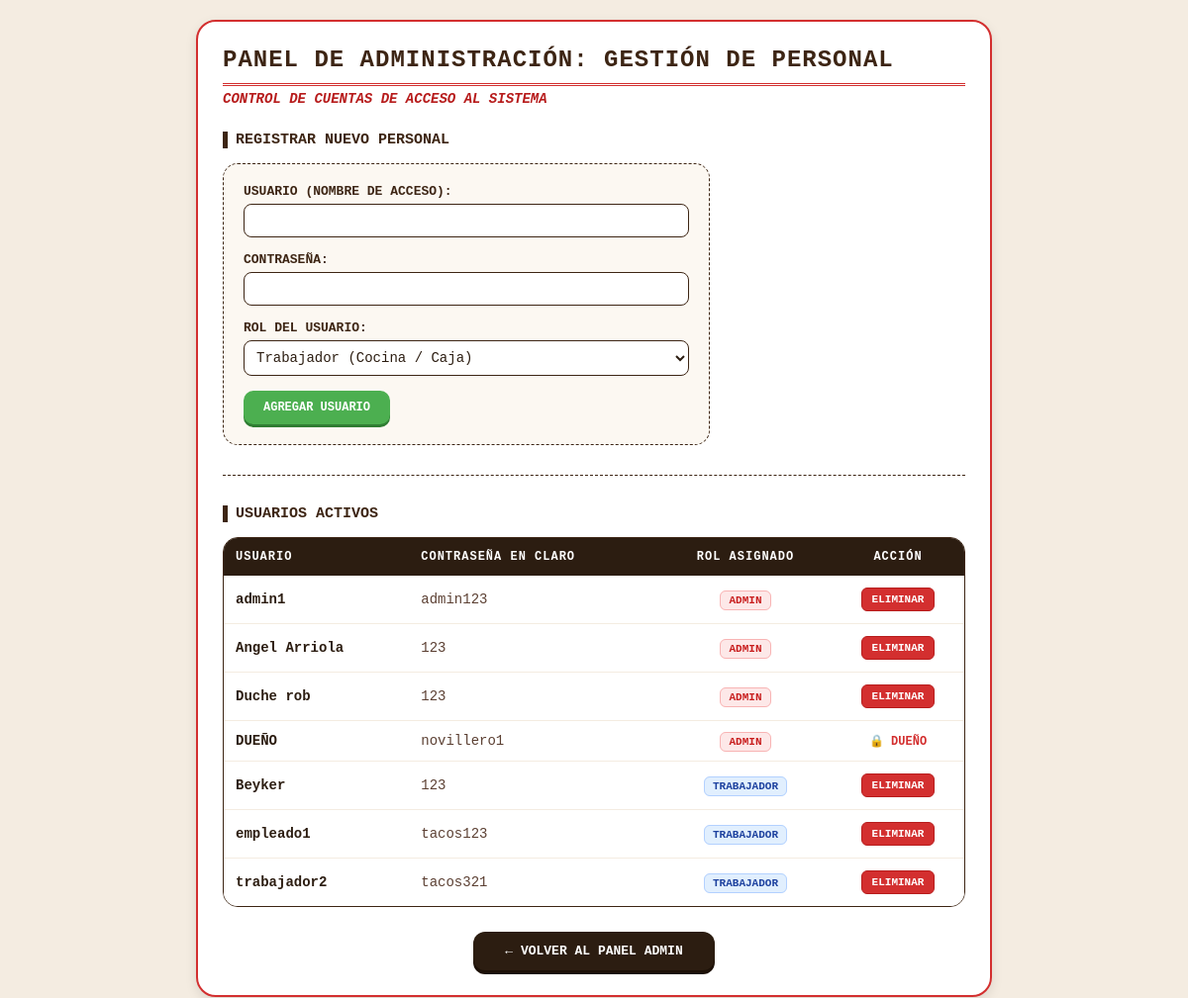
The app's page /gestionar_usuarios.php (signed in) with its own data.
### tables this page shows
CREATE TABLE `usuarios` (
  `id` int(11) NOT NULL,
  `usuario` varchar(50) NOT NULL,
  `contrasena` varchar(255) NOT NULL,
  `rol` enum('administrador','trabajador') NOT NULL
);

### gestionar_usuarios.php (the view, shortened to what this page needs)
<?php
$servidor   = "localhost";
$usuario_db = "root";
$pass_db    = "";
$base_datos = "taqueria_novillero";
$conexion = new mysqli($servidor, $usuario_db, $pass_db, $base_datos);
$resultado_usuarios = $conexion->query("SELECT id, usuario, contrasena, rol FROM usuarios ORDER BY rol, usuario");
?>
<!DOCTYPE html>
<html lang="es">
<head>
</head>
<body>
    <div class="container">
        <h2>Panel de Administración: Gestión de Personal</h2>
        <p class="sub-titulo">CONTROL DE CUENTAS DE ACCESO AL SISTEMA</p>
        <h3>Registrar Nuevo Personal</h3>
        <form action="gestionar_usuarios.php" method="POST" class="form-registro">
            <div class="form-group">
                <label>Usuario (Nombre de acceso):</label>
                <input type="text" name="usuario" required autocomplete="off">
            </div>
            <div class="form-group">
                <label>Contraseña:</label>
                <input type="text" name="contrasena" required autocomplete="off">
            </div>
            <div class="form-group">
                <label>Rol del Usuario:</label>
                <select name="rol">
                    <option value="trabajador">Trabajador (Cocina / Caja)</option>
                </select>
            </div>
            <button type="submit" name="agregar_usuario" class="btn-agregar">Agregar Usuario</button>
        </form>
        <hr style="border: 0; border-top: 1px dashed #3d2514; margin: 30px 0;">
        <h3>Usuarios Activos</h3>
        <table>
            <thead>
                <tr>
                    <th style="text-align: left;">Usuario</th>
                    <th style="text-align: left;">Contraseña en Claro</th>
                    <th style="text-align: center; width: 150px;">Rol asignado</th>
                    <th style="text-align: center; width: 110px;">Acción</th>
                </tr>
            </thead>
            <tbody>
                <?php if ($resultado_usuarios && $resultado_usuarios->num_rows > 0): ?>
                    <?php while ($user = $resultado_usuarios->fetch_assoc()): ?>
                        <tr>
                            <td><strong><?php echo htmlspecialchars($user['usuario']); ?></strong></td>
                            <td style="font-family: monospace; color: #5c4033;"><?php echo htmlspecialchars($user['contrasena']); ?></td>
                            <td style="text-align: center;">
                                <?php if ($user['rol'] == 'administrador'): ?>
                                    <span class="rol-tag rol-admin">Admin</span>
                                <?php else: ?>
                                    <span class="rol-tag rol-trabajador">Trabajador</span>
                                <?php endif; ?>
                            </td>
                            <td style="text-align: center;">
                                <?php if ($user['id'] == 7): ?>
                                    <span style="color: #d32f2f; font-weight: bold; font-size: 12px; text-transform: uppercase;">🔒 Dueño</span>
                                <?php else: ?>
                                    <a href="gestionar_usuarios.php?eliminar=<?php echo $user['id']; ?>"
                                       onclick="return confirm('¿Seguro que quieres eliminar permanentemente al usuario «<?php echo htmlspecialchars($user['usuario']); ?>»?');"
                                       class="btn-eliminar">
                                        Eliminar
                                    </a>
                                <?php endif; ?>
                            </td>
                        </tr>
                    <?php endwhile; ?>
                <?php else: ?>
                    <tr>
                        <td colspan="4" style="text-align: center; font-style: italic; padding: 20px;">No hay usuarios registrados.</td>
                    </tr>
                <?php endif; ?>
            </tbody>
        </table>
        <a href="panel_admin.php" class="btn-volver">← Volver al Panel Admin</a>
    </div>
</body>
</html>

### gestionar_usuarios.php (style rules this page uses)
body { background-color: #f4ece1; font-family: 'Courier New', Courier, monospace; color: #2c1d11; margin: 0; padding: 20px; display: flex; flex-direction: column; align-items: center; }
.container { width: 100%; max-width: 750px; background-color: #ffffff; padding: 25px; border-radius: 20px; box-shadow: 0 4px 12px rgba(0,0,0,0.1); border: 2px solid #d32f2f; }
h2 { color: #3d2514; text-transform: uppercase; letter-spacing: 1px; border-bottom: 3px double #d32f2f; padding-bottom: 10px; margin-top: 0; margin-bottom: 5px; }
.sub-titulo { margin-top: 5px; margin-bottom: 25px; font-size: 14px; font-style: italic; color: #b71c1c; font-weight: bold; }
h3 { color: #3d2514; text-transform: uppercase; font-size: 15px; margin-top: 25px; margin-bottom: 15px; border-left: 5px solid #3d2514; padding-left: 8px; }
.form-registro { background-color: #fcf8f2; padding: 20px; border-radius: 15px; border: 1px dashed #3d2514; max-width: 450px; }
.form-group { margin-bottom: 15px; }
.form-group label { display: block; font-weight: bold; font-size: 13px; margin-bottom: 5px; color: #3d2514; text-transform: uppercase; }
.form-group input[type="text"], .form-group select { width: 100%; font-family: inherit; padding: 8px; border: 1px solid #3d2514; border-radius: 8px; box-sizing: border-box; background-color: #ffffff; color: #2c1d11; font-size: 14px; }
.btn-agregar { display: inline-block; padding: 10px 20px; font-weight: bold; font-family: inherit; background-color: #4caf50; color: #ffffff; border: none; cursor: pointer; text-transform: uppercase; font-size: 12px; border-radius: 10px; transition: background 0.2s; box-shadow: 0 3px 0 #2e7d32; }
table { width: 100%; border-collapse: separate; border-spacing: 0; margin-bottom: 25px; border-radius: 15px; overflow: hidden; border: 1px solid #3d2514; }
th { background-color: #2c1d11; color: #ffffff; padding: 12px; text-transform: uppercase; font-size: 12px; letter-spacing: 1px; }
td { padding: 12px; background-color: #ffffff; border-bottom: 1px solid #f4ece1; color: #2c1d11; font-size: 14px; vertical-align: middle; }
tr:last-child td { border-bottom: none; }
.rol-tag { font-weight: bold; font-size: 11px; padding: 3px 8px; border-radius: 6px; text-transform: uppercase; }
.rol-admin { background-color: #fde8e8; color: #c81e1e; border: 1px solid #f8b4b4; }
.rol-trabajador { background-color: #e1effe; color: #1e429f; border: 1px solid #b3d1ff; }
.btn-eliminar { display: inline-block; padding: 5px 10px; background-color: #d32f2f; color: #ffffff; text-decoration: none; font-weight: bold; font-size: 11px; text-transform: uppercase; border-radius: 6px; transition: background 0.2s; border: 1px solid #b71c1c; }
.btn-volver { display: block; width: 220px; margin: 25px auto 0 auto; padding: 12px; background-color: #2c1d11; color: #ffffff; text-decoration: none; text-align: center; font-weight: bold; text-transform: uppercase; font-size: 13px; border-radius: 12px; transition: background 0.2s; box-shadow: 0 4px 0 #1c1007; }

### records on screen
usuarios: usuario "admin1", contrasena "admin123", rol "ADMIN"
usuarios: usuario "Angel Arriola", contrasena "123", rol "ADMIN"
usuarios: usuario "Duche rob", contrasena "123", rol "ADMIN"
usuarios: usuario "DUEÑO", contrasena "novillero1", rol "ADMIN", shows "🔒 DUEÑO"
usuarios: usuario "Beyker", contrasena "123", rol "TRABAJADOR"
usuarios: usuario "empleado1", contrasena "tacos123", rol "TRABAJADOR"
usuarios: usuario "trabajador2", contrasena "tacos321", rol "TRABAJADOR"
